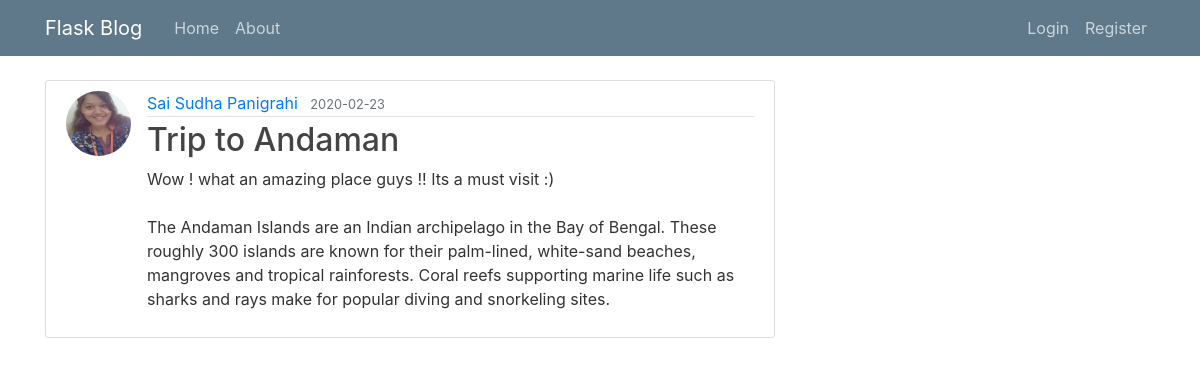
Screenshot of /post/3 with the database file from the repository.
### flaskblog/models.py (models this page shows, shortened)
class User(db.Model, UserMixin):
    id = db.Column(db.Integer, primary_key=True)
    username = db.Column(db.String(20), unique=True, nullable=False)
    email = db.Column(db.String(120), unique=True, nullable=False)
    image_file = db.Column(db.String(20), nullable=False, default='default.jpg')
    password = db.Column(db.String(60), nullable=False)
    posts = db.relationship('Post', backref='author', lazy=True)

class Post(db.Model):
    id = db.Column(db.Integer, primary_key=True)
    title = db.Column(db.String(100), nullable=False)
    date_posted = db.Column(db.DateTime, nullable=False, default=datetime.utcnow)
    content = db.Column(db.Text, nullable=False)
    user_id = db.Column(db.Integer, db.ForeignKey('user.id'), nullable=False)

### flaskblog/routes.py (the view)
@app.route("/post/<int:post_id>")
def post(post_id):
    post = Post.query.get_or_404(post_id)
    return render_template('post.html', title=post.title, post=post)

### flaskblog/templates/post.html (shortened to what this page needs)
{% extends "layout.html" %}
{% block content %}
  <article class="media content-section">
    <img class="rounded-circle article-img" src="{{ url_for('static', filename='profile_pics/' + post.author.image_file) }}">
    <div class="media-body">
      <div class="article-metadata">
        <a class="mr-2" href="#">{{ post.author.username }}</a>
        <small class="text-muted">{{ post.date_posted.strftime('%Y-%m-%d') }}</small>
      </div>
      <h2 class="article-title">{{ post.title }}</h2>
      <p class="article-content">{{ post.content }}</p>
    </div>
  </article>
{% endblock content %}

### flaskblog/static/main.css (style rules this page uses)
body { background-image: url('backgroung.jpg'); background-repeat: no-repeat; background-attachment: fixed; background-size: cover; color: #333333; margin-top: 5rem; }
h1, h2, h3, h4, h5, h6 { color: #444444; }
.content-section { background: #ffffff; padding: 10px 20px; border: 1px solid #dddddd; border-radius: 3px; margin-bottom: 20px; }
.article-title { color: #444444; }
.article-content { white-space: pre-line; }
.article-img { height: 65px; width: 65px; margin-right: 16px; }
.article-metadata { padding-bottom: 1px; margin-bottom: 4px; border-bottom: 1px solid #e3e3e3 }

### rows the page displays
User: image_file (picture), author.username "Sai Sudha Panigrahi"
Post: date_posted "2020-02-23", title "Trip to Andaman", content "Wow ! what an amazing place guys !! Its a must visit :) The Andaman Islands are an Indian archipelago in the Bay of Bengal. These roughly 300 islands are known for their palm-lined, white-sand beaches, mangroves and tropical rainforests. Coral reefs supporting marine life such as sharks and rays make for popular diving and snorkeling sites."
